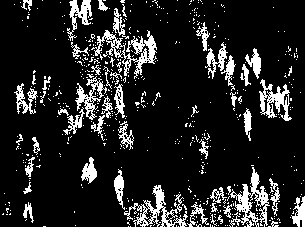
%> input picture ximagepixels/ximagepixel140321_812.bmp, 305 x 227 px; its folder holds only this picture in this run
$ octave --eval "result = preprocessor;"   (GNU Octave 9; MATLAB toolbox functions it lacks are replaced by stand-ins)
%> lines starting %> are read from the running program, lines starting %| are printed output that depends on the picture; in (x1, y1, x2, y2) boxes, pixels count from 0 and x2, y2 are one past the last pixel; in counts of white or black regions, pixels touching at a corner belong together; the program's own positions count from 1
function [fg_x, close_fg_4r, close_fg_5r, erosed_fg] = preprocessor()

clc
clear

myFolder = 'ximagepixels';
if ~isfolder(myFolder)
  errorMessage = sprintf('Error: The following folder does not exist:\n%s', myFolder);
  uiwait(warndlg(errorMessage));
  return;
end
all_imgs=[];
filePattern = fullfile(myFolder, '*.bmp');
bmpFiles = dir(filePattern);
for k = 1:length(bmpFiles)
  baseFileName = bmpFiles(k).name;
  fullFileName = fullfile(myFolder, baseFileName);
  imageArray{k} = imread(fullFileName);
  fg_x{k} = countWhites(imageArray{k});
%> in countWhites, `white=length(Image(Image==255));`: white = 9670

  se_4r = strel('disk',4);
  se_5r = strel('disk',5);
  close_4r = imclose(imageArray{k},se_4r);
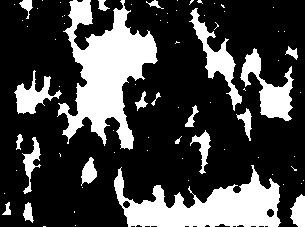
%> close_4r: size 227x305 uint8; 26.6% white; 77 white regions (56 under 20 px), largest, box (x1, y1, x2, y2) and area: (57, 0, 158, 150) 6949, (114, 165, 281, 227) 5296, (240, 48, 294, 121) 1520
  close_5r = imclose(imageArray{k},se_5r);
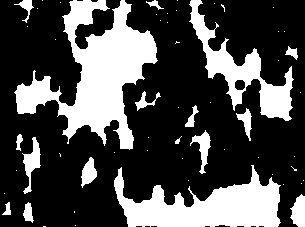
%> close_5r: size 227x305 uint8; 29.4% white; 57 white regions (40 under 20 px), largest, box (x1, y1, x2, y2) and area: (14, 0, 158, 150) 8806, (114, 165, 281, 227) 5587, (189, 0, 294, 121) 3349

  close_fg_4r{k} = countWhites(close_4r);
  close_fg_5r{k} = countWhites(close_5r);

  SE = strel('square',2);
  erosed = imerode(imerode(imageArray{k},SE),SE);
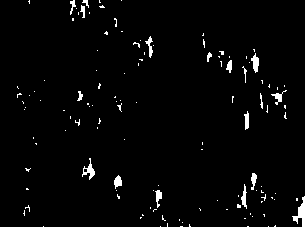
%> erosed: size 227x305 uint8; 2.3% white; 125 white regions (107 under 20 px), largest, box (x1, y1, x2, y2) and area: (292, 196, 305, 227) 166, (82, 158, 95, 180) 106, (251, 53, 259, 73) 93
  erosed_fg{k} = countWhites(erosed);

%   imwrite(erosed,strcat('errosed_',num2str(k),'.png'));

end

xlswrite('processed/x.xlsx',fg_x')
xlswrite('processed/c_4r.xlsx',close_fg_4r')
xlswrite('processed/c_5r.xlsx',close_fg_5r')
xlswrite('processed/s.xlsx',erosed_fg')

fg_x = fg_x(1: end);
%> fg_x = {9670}
close_fg_4r = close_fg_4r(1: end);
%> close_fg_4r = {18404}
close_fg_5r = close_fg_5r(1: end);
%> close_fg_5r = {20334}
erosed_fg =  erosed_fg(1: end);
%> erosed_fg = {1582}
%> `result = preprocessor;`: result = {9670}


function [white]=countWhites(Image)
  white=length(Image(Image==255));
end


end

$ run again, on ximagepixels/ximagepixel142002_703.bmp
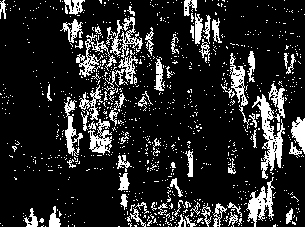
%> input picture ximagepixels/ximagepixel142002_703.bmp, 305 x 227 px
%> white = 10879
%> close_4r: size 227x305 uint8; 33% white; 172 white regions (150 under 20 px), largest, box (x1, y1, x2, y2) and area: (55, 0, 305, 227) 18317, (181, 0, 225, 66) 1303, (138, 135, 197, 181) 794
%> in preprocessor, `close_5r = imclose(imageArray{k},se_5r);`:
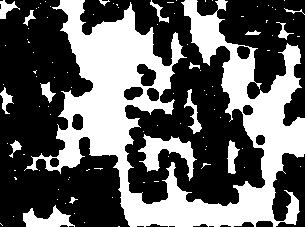
%> close_5r: size 227x305 uint8; 38.7% white; 99 white regions (82 under 20 px), largest, box (x1, y1, x2, y2) and area: (24, 0, 305, 227) 23453, (138, 134, 197, 181) 1052, (23, 205, 75, 227) 596
%> in preprocessor, `erosed = imerode(imerode(imageArray{k},SE),SE);`:
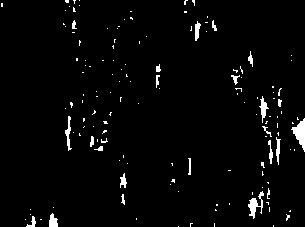
%> erosed: size 227x305 uint8; 2.7% white; 141 white regions (118 under 20 px), largest, box (x1, y1, x2, y2) and area: (291, 118, 305, 152) 231, (248, 191, 264, 219) 176, (259, 96, 269, 123) 106
%> fg_x = {10879}
%> close_fg_4r = {22867}
%> close_fg_5r = {26763}
%> erosed_fg = {1865}
%> result = {10879}

$ run again, on ximagepixels/ximagepixel142142_734.bmp
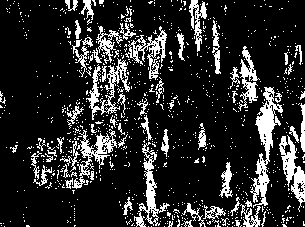
%> input picture ximagepixels/ximagepixel142142_734.bmp, 305 x 227 px
%> white = 11847
%> close_4r: size 227x305 uint8; 36% white; 149 white regions (132 under 20 px), largest, box (x1, y1, x2, y2) and area: (27, 0, 305, 227) 22126, (179, 0, 226, 74) 1150, (277, 43, 303, 84) 398
%> in preprocessor, `close_5r = imclose(imageArray{k},se_5r);`:
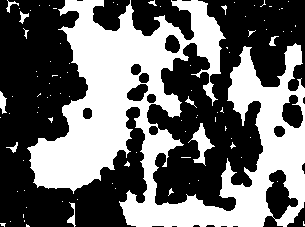
%> close_5r: size 227x305 uint8; 42.2% white; 91 white regions (79 under 20 px), largest, box (x1, y1, x2, y2) and area: (27, 0, 305, 227) 28081, (188, 123, 215, 166) 383, (0, 91, 7, 114) 100
%> in preprocessor, `erosed = imerode(imerode(imageArray{k},SE),SE);`:
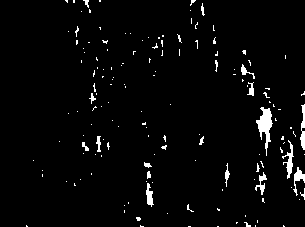
%> erosed: size 227x305 uint8; 3% white; 151 white regions (132 under 20 px), largest, box (x1, y1, x2, y2) and area: (256, 107, 273, 156) 358, (282, 140, 294, 179) 159, (300, 104, 305, 150) 141
%> fg_x = {11847}
%> close_fg_4r = {24907}
%> close_fg_5r = {29199}
%> erosed_fg = {2067}
%> result = {11847}

$ run again, on ximagepixels/ximagepixel142322_812.bmp
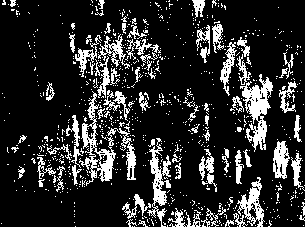
%> input picture ximagepixels/ximagepixel142322_812.bmp, 305 x 227 px
%> white = 12146
%> close_4r: size 227x305 uint8; 36.3% white; 93 white regions (78 under 20 px), largest, box (x1, y1, x2, y2) and area: (31, 9, 167, 194) 11012, (122, 135, 280, 227) 4960, (189, 0, 273, 184) 4777
%> in preprocessor, `close_5r = imclose(imageArray{k},se_5r);`:
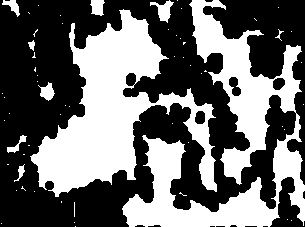
%> close_5r: size 227x305 uint8; 41.4% white; 60 white regions (50 under 20 px), largest, box (x1, y1, x2, y2) and area: (30, 9, 217, 197) 13830, (122, 0, 305, 227) 13744, (150, 0, 174, 23) 243
%> in preprocessor, `erosed = imerode(imerode(imageArray{k},SE),SE);`:
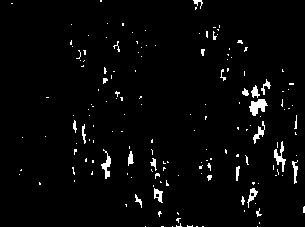
%> erosed: size 227x305 uint8; 2.9% white; 164 white regions (139 under 20 px), largest, box (x1, y1, x2, y2) and area: (249, 99, 268, 116) 188, (274, 141, 286, 172) 137, (101, 149, 111, 179) 122
%> fg_x = {12146}
%> close_fg_4r = {25139}
%> close_fg_5r = {28675}
%> erosed_fg = {1978}
%> result = {12146}

$ run again, on ximagepixels/ximagepixel140822_109.bmp
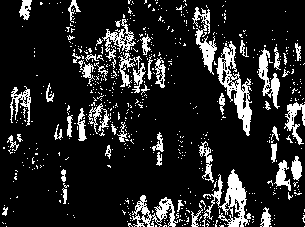
%> input picture ximagepixels/ximagepixel140822_109.bmp, 305 x 227 px
%> white = 10165
%> close_4r: size 227x305 uint8; 28.2% white; 85 white regions (63 under 20 px), largest, box (x1, y1, x2, y2) and area: (54, 0, 172, 149) 6665, (120, 132, 255, 227) 4160, (176, 0, 253, 136) 3071
%> in preprocessor, `close_5r = imclose(imageArray{k},se_5r);`:
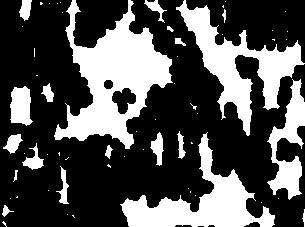
%> close_5r: size 227x305 uint8; 32% white; 61 white regions (41 under 20 px), largest, box (x1, y1, x2, y2) and area: (54, 0, 173, 149) 7725, (176, 0, 305, 136) 5070, (120, 132, 275, 227) 4737
%> in preprocessor, `erosed = imerode(imerode(imageArray{k},SE),SE);`:
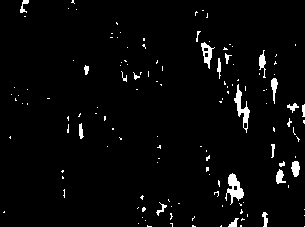
%> erosed: size 227x305 uint8; 3.1% white; 135 white regions (112 under 20 px), largest, box (x1, y1, x2, y2) and area: (225, 173, 244, 205) 282, (234, 84, 250, 133) 249, (201, 42, 215, 69) 152
%> fg_x = {10165}
%> close_fg_4r = {19553}
%> close_fg_5r = {22159}
%> erosed_fg = {2132}
%> result = {10165}
